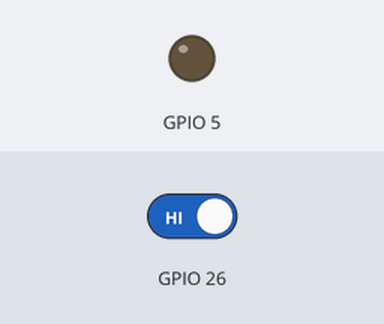
Simulated run of this sketch. Board: ESP32. Parts: output pins drawn as LEDs (lit = HIGH). The inputs (shaded band) are chosen by the test bench; at power-on: GPIO 26 HIGH. What the sketch prints to the serial monitor is not drawn.

Above: at 1.2 s.
1.3 s: GPIO 26 driven LOW
At 2.8 s:
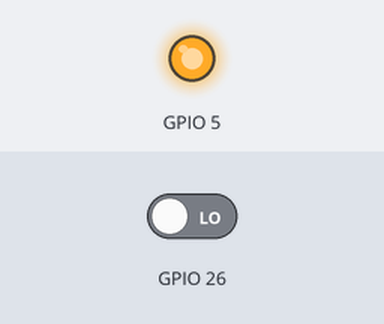
4.3 s: GPIO 26 driven HIGH
At 5.4 s:
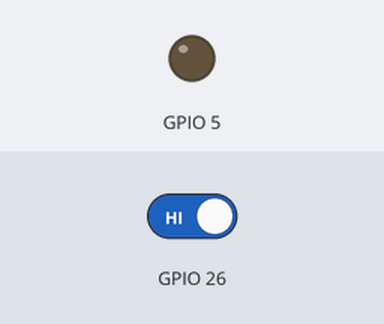
Timing chart, 0 to 7.3 s (numbered marks = the images above; inputs shaded):
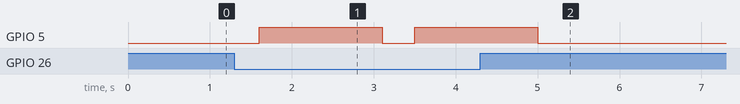

Measured:
- after the input at 1.3 s, GPIO 5: LOW → HIGH after 0.30 s, → LOW 1.5 s later, → HIGH 0.40 s later
- after the input at 4.3 s, GPIO 5: goes on until 5.0 s, then stays LOW

The sketch:

BoxControlPumpAlcohol.ino
```cpp
void setup() {
  // put your setup code here, to run once:
  pinMode(26, INPUT);
  pinMode(5, OUTPUT);
  Serial.begin(115200);
}

void loop() {
  // put your main code here, to run repeatedly:
  int i = digitalRead(26);
  Serial.println(i);
  if(i == 0){
    delay(300);
    digitalWrite(5, HIGH);
    delay(1500);
    digitalWrite(5, LOW);
    delay(100);
  }
}
```
